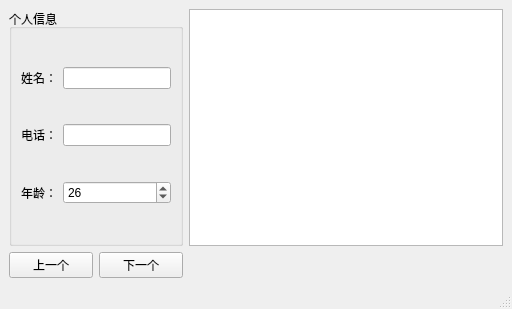
<?xml version="1.0" encoding="UTF-8"?>
<ui version="4.0">
 <class>MainWindow</class>
 <widget class="QMainWindow" name="MainWindow">
  <property name="geometry">
   <rect>
    <x>0</x>
    <y>0</y>
    <width>512</width>
    <height>309</height>
   </rect>
  </property>
  <property name="windowTitle">
   <string>MainWindow</string>
  </property>
  <widget class="QWidget" name="centralwidget">
   <layout class="QGridLayout" name="gridLayout_2">
    <item row="0" column="0" colspan="2">
     <widget class="QGroupBox" name="groupBox">
      <property name="title">
       <string>个人信息</string>
      </property>
      <layout class="QGridLayout" name="gridLayout">
       <item row="1" column="0">
        <widget class="QLabel" name="label_2">
         <property name="text">
          <string>电话：</string>
         </property>
        </widget>
       </item>
       <item row="2" column="1">
        <widget class="QSpinBox" name="ageSpinBox">
         <property name="value">
          <number>26</number>
         </property>
        </widget>
       </item>
       <item row="1" column="1">
        <widget class="QLineEdit" name="phoneEdit"/>
       </item>
       <item row="2" column="0">
        <widget class="QLabel" name="label_3">
         <property name="text">
          <string>年龄：</string>
         </property>
        </widget>
       </item>
       <item row="0" column="0">
        <widget class="QLabel" name="label">
         <property name="text">
          <string>姓名：</string>
         </property>
        </widget>
       </item>
       <item row="0" column="1">
        <widget class="QLineEdit" name="nameEdit"/>
       </item>
      </layout>
     </widget>
    </item>
    <item row="0" column="2">
     <widget class="QTableView" name="tableView"/>
    </item>
    <item row="1" column="0">
     <widget class="QPushButton" name="previousButton">
      <property name="text">
       <string>上一个</string>
      </property>
     </widget>
    </item>
    <item row="1" column="1">
     <widget class="QPushButton" name="nextButton">
      <property name="text">
       <string>下一个</string>
      </property>
     </widget>
    </item>
   </layout>
  </widget>
  <widget class="QMenuBar" name="menubar">
   <property name="geometry">
    <rect>
     <x>0</x>
     <y>0</y>
     <width>512</width>
     <height>17</height>
    </rect>
   </property>
  </widget>
  <widget class="QStatusBar" name="statusbar"/>
 </widget>
 <resources/>
 <connections/>
</ui>
